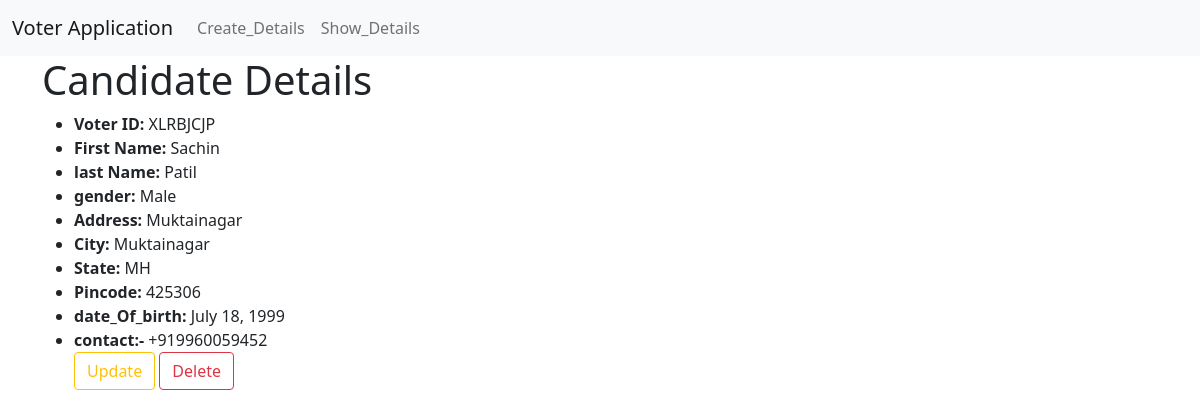
Page /votar/details/1/ on the committed database.
### voterapp/models.py (models this page shows, shortened)
class Voter(models.Model):
    Gender = [('Male', 'Male'), ('Female', 'Female'), ('Other', 'Other')]
    voter_id = models.CharField(max_length=10, unique=True, editable=False, auto_created=True)
    first_name = models.CharField(max_length=45, validators=[cheack])
    last_name = models.CharField(max_length=45, validators=[cheack])
    gender = models.CharField(max_length=40, choices=Gender)
    address = models.TextField()
    city = models.CharField(max_length=40)
    state = models.CharField(max_length=40)
    pincode = models.CharField(max_length=6,
                               validators=[
                                   RegexValidator(r'^\d{6}$', "Pincode must have exactly 6 digits.")
                               ])
    date_of_birth = models.DateField()
    contact = PhoneNumberField(region='IN')

### voterapp/views.py (the view)
# urls.py: path('details/<int:pk>/', candidate_details, name='details_url'),
def candidate_details(request, pk):
    template_name = 'voterapp/details.html'
    data = Voter.objects.get(pk=pk)
    context = {'voter': data}
    return render(request, template_name, context)

### templates/voterapp/details.html (shortened to what this page needs)
{% extends "base.html" %}
    {% block content %}
    <h1>Candidate Details</h1>
    <ul>
        <li><strong>Voter ID:</strong> {{ voter.voter_id }}</li>
        <li><strong>First Name:</strong> {{ voter.first_name }}</li>
        <li><strong>last Name:</strong> {{ voter.last_name }}</li>
        <li><strong>gender:</strong> {{ voter.gender }}</li>
        <li><strong>Address:</strong> {{ voter.address}}</li>
        <li><strong>City:</strong> {{ voter.city }}</li>
        <li><strong>State:</strong> {{ voter.state}}</li>
        <li><strong>Pincode:</strong> {{ voter.pincode }}</li>
        <li><strong>date_Of_birth:</strong> {{ voter.date_of_birth }}</li>
        <li><strong>contact:-</strong> {{ voter.contact }}</li>
        <a href = "{% url 'update_url' voter.pk %}" class="btn btn-outline-warning">Update</a>
        <a href = "{% url 'delete_url' voter.pk %}" class="btn btn-outline-danger">Delete</a>
    </ul>
    {% endblock %}

### rows in the picture
Voter: voter_id "XLRBJCJP", first_name "Sachin", last_name "Patil", gender "Male", address "Muktainagar", city "Muktainagar", state "MH", pincode "425306", date_of_birth "July 18, 1999", contact "+919960059452"
